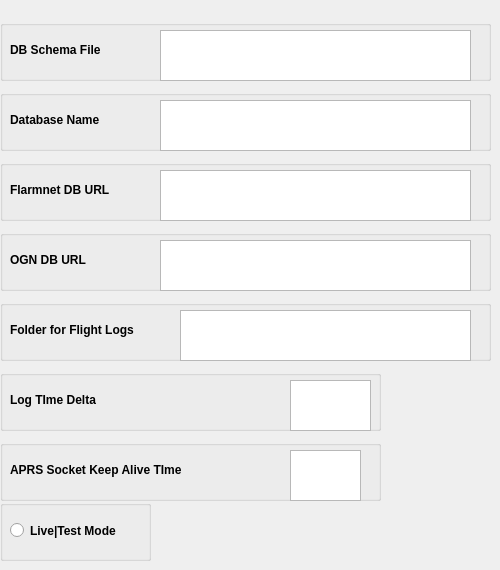
    <widget class="QWidget" name="Advanced">
     <attribute name="title">
      <string>Advanced</string>
     </attribute>
     <widget class="QGroupBox" name="DBSchemaBox">
      <property name="geometry">
       <rect>
        <x>0</x>
        <y>20</y>
        <width>491</width>
        <height>61</height>
       </rect>
      </property>
      <property name="toolTip">
       <string>&lt;html&gt;&lt;head/&gt;&lt;body&gt;&lt;p&gt;File holding SQlite3 schema&lt;/p&gt;&lt;/body&gt;&lt;/html&gt;</string>
      </property>
      <property name="title">
       <string/>
      </property>
      <widget class="QLabel" name="DBSchemaLabel">
       <property name="geometry">
        <rect>
         <x>10</x>
         <y>20</y>
         <width>151</width>
         <height>20</height>
        </rect>
       </property>
       <property name="font">
        <font>
         <pointsize>9</pointsize>
         <weight>75</weight>
         <bold>true</bold>
        </font>
       </property>
       <property name="toolTip">
        <string>&lt;html&gt;&lt;head/&gt;&lt;body&gt;&lt;p&gt;&lt;br/&gt;&lt;/p&gt;&lt;/body&gt;&lt;/html&gt;</string>
       </property>
       <property name="text">
        <string>DB Schema File</string>
       </property>
      </widget>
      <widget class="QTextEdit" name="DBSchemaFile">
       <property name="geometry">
        <rect>
         <x>160</x>
         <y>10</y>
         <width>311</width>
         <height>51</height>
        </rect>
       </property>
      </widget>
     </widget>
     <widget class="QGroupBox" name="APRSKeepAliveBox">
      <property name="geometry">
       <rect>
        <x>0</x>
        <y>440</y>
        <width>381</width>
        <height>61</height>
       </rect>
      </property>
      <property name="toolTip">
       <string>&lt;html&gt;&lt;head/&gt;&lt;body&gt;&lt;p&gt;Format is: time in seconds&lt;/p&gt;&lt;/body&gt;&lt;/html&gt;</string>
      </property>
      <property name="title">
       <string/>
      </property>
      <widget class="QLabel" name="APRSKeepAliveLabel">
       <property name="geometry">
        <rect>
         <x>10</x>
         <y>20</y>
         <width>231</width>
         <height>20</height>
        </rect>
       </property>
       <property name="font">
        <font>
         <pointsize>9</pointsize>
         <weight>75</weight>
         <bold>true</bold>
        </font>
       </property>
       <property name="toolTip">
        <string>&lt;html&gt;&lt;head/&gt;&lt;body&gt;&lt;p&gt;&lt;span style=&quot; font-weight:400;&quot;&gt;File holding SQlite3 schema&lt;/span&gt;&lt;/p&gt;&lt;/body&gt;&lt;/html&gt;</string>
       </property>
       <property name="text">
        <string>APRS Socket Keep Alive TIme</string>
       </property>
      </widget>
      <widget class="QTextEdit" name="APRSKeepAliveTIme">
       <property name="geometry">
        <rect>
         <x>290</x>
         <y>10</y>
         <width>71</width>
         <height>51</height>
        </rect>
       </property>
      </widget>
     </widget>
     <widget class="QGroupBox" name="DBNameBox">
      <property name="geometry">
       <rect>
        <x>0</x>
        <y>90</y>
        <width>491</width>
        <height>61</height>
       </rect>
      </property>
      <property name="toolTip">
       <string>&lt;html&gt;&lt;head/&gt;&lt;body&gt;&lt;p&gt;Name to be used for Flogger SQLite3 database&lt;/p&gt;&lt;/body&gt;&lt;/html&gt;</string>
      </property>
      <property name="title">
       <string/>
      </property>
      <widget class="QLabel" name="DBNameLabel">
       <property name="geometry">
        <rect>
         <x>10</x>
         <y>20</y>
         <width>151</width>
         <height>20</height>
        </rect>
       </property>
       <property name="font">
        <font>
         <pointsize>9</pointsize>
         <weight>75</weight>
         <bold>true</bold>
        </font>
       </property>
       <property name="toolTip">
        <string>&lt;html&gt;&lt;head/&gt;&lt;body&gt;&lt;p&gt;&lt;br/&gt;&lt;/p&gt;&lt;/body&gt;&lt;/html&gt;</string>
       </property>
       <property name="text">
        <string>Database Name</string>
       </property>
      </widget>
      <widget class="QTextEdit" name="DBName">
       <property name="geometry">
        <rect>
         <x>160</x>
         <y>10</y>
         <width>311</width>
         <height>51</height>
        </rect>
       </property>
      </widget>
     </widget>
     <widget class="QGroupBox" name="FlarmnetURLBox">
      <property name="geometry">
       <rect>
        <x>0</x>
        <y>160</y>
        <width>491</width>
        <height>61</height>
       </rect>
      </property>
      <property name="toolTip">
       <string>&lt;html&gt;&lt;head/&gt;&lt;body&gt;&lt;p&gt;URL of Flarmnet Database&lt;/p&gt;&lt;/body&gt;&lt;/html&gt;</string>
      </property>
      <property name="title">
       <string/>
      </property>
      <widget class="QLabel" name="FlarmnetURLLabel">
       <property name="geometry">
        <rect>
         <x>10</x>
         <y>20</y>
         <width>151</width>
         <height>20</height>
        </rect>
       </property>
       <property name="font">
        <font>
         <pointsize>9</pointsize>
         <weight>75</weight>
         <bold>true</bold>
        </font>
       </property>
       <property name="toolTip">
        <string>&lt;html&gt;&lt;head/&gt;&lt;body&gt;&lt;p&gt;&lt;br/&gt;&lt;/p&gt;&lt;/body&gt;&lt;/html&gt;</string>
       </property>
       <property name="text">
        <string>Flarmnet DB URL</string>
       </property>
      </widget>
      <widget class="QTextEdit" name="FlarmnetURL">
       <property name="geometry">
        <rect>
         <x>160</x>
         <y>10</y>
         <width>311</width>
         <height>51</height>
        </rect>
       </property>
      </widget>
     </widget>
     <widget class="QGroupBox" name="OGNURLBox">
      <property name="geometry">
       <rect>
        <x>0</x>
        <y>230</y>
        <width>491</width>
        <height>61</height>
       </rect>
      </property>
      <property name="toolTip">
       <string>&lt;html&gt;&lt;head/&gt;&lt;body&gt;&lt;p&gt;URL of OGN Database&lt;/p&gt;&lt;/body&gt;&lt;/html&gt;</string>
      </property>
      <property name="title">
       <string/>
      </property>
      <widget class="QLabel" name="OGNURLLabel">
       <property name="geometry">
        <rect>
         <x>10</x>
         <y>20</y>
         <width>151</width>
         <height>20</height>
        </rect>
       </property>
       <property name="font">
        <font>
         <pointsize>9</pointsize>
         <weight>75</weight>
         <bold>true</bold>
        </font>
       </property>
       <property name="toolTip">
        <string>&lt;html&gt;&lt;head/&gt;&lt;body&gt;&lt;p&gt;&lt;br/&gt;&lt;/p&gt;&lt;/body&gt;&lt;/html&gt;</string>
       </property>
       <property name="text">
        <string>OGN DB URL</string>
       </property>
      </widget>
      <widget class="QTextEdit" name="OGNURL">
       <property name="geometry">
        <rect>
         <x>160</x>
         <y>10</y>
         <width>311</width>
         <height>51</height>
        </rect>
       </property>
      </widget>
     </widget>
     <widget class="QGroupBox" name="LogTimeDeltaBox">
      <property name="geometry">
       <rect>
        <x>0</x>
        <y>370</y>
        <width>381</width>
        <height>61</height>
       </rect>
      </property>
      <property name="toolTip">
       <string>&lt;html&gt;&lt;head/&gt;&lt;body&gt;&lt;p&gt;Time in hours before sunset to start processing flight data. Negative values mean before sunset.&lt;/p&gt;&lt;/body&gt;&lt;/html&gt;</string>
      </property>
      <property name="title">
       <string/>
      </property>
      <widget class="QLabel" name="LogTimeDeltaLabel">
       <property name="geometry">
        <rect>
         <x>10</x>
         <y>20</y>
         <width>151</width>
         <height>20</height>
        </rect>
       </property>
       <property name="font">
        <font>
         <pointsize>9</pointsize>
         <weight>75</weight>
         <bold>true</bold>
        </font>
       </property>
       <property name="toolTip">
        <string>&lt;html&gt;&lt;head/&gt;&lt;body&gt;&lt;p&gt;&lt;br/&gt;&lt;/p&gt;&lt;/body&gt;&lt;/html&gt;</string>
       </property>
       <property name="text">
        <string>Log TIme Delta</string>
       </property>
      </widget>
      <widget class="QTextEdit" name="LogTimeDelta">
       <property name="geometry">
        <rect>
         <x>290</x>
         <y>10</y>
         <width>81</width>
         <height>51</height>
        </rect>
       </property>
      </widget>
     </widget>
     <widget class="QGroupBox" name="FlightLogBox">
      <property name="geometry">
       <rect>
        <x>0</x>
        <y>300</y>
        <width>491</width>
        <height>61</height>
       </rect>
      </property>
      <property name="toolTip">
       <string>&lt;html&gt;&lt;head/&gt;&lt;body&gt;&lt;p&gt;Name of folder for holding flight log files&lt;/p&gt;&lt;/body&gt;&lt;/html&gt;</string>
      </property>
      <property name="title">
       <string/>
      </property>
      <widget class="QLabel" name="FlightLogFolderLabel">
       <property name="geometry">
        <rect>
         <x>10</x>
         <y>20</y>
         <width>161</width>
         <height>20</height>
        </rect>
       </property>
       <property name="font">
        <font>
         <pointsize>9</pointsize>
         <weight>75</weight>
         <bold>true</bold>
        </font>
       </property>
       <property name="toolTip">
        <string>&lt;html&gt;&lt;head/&gt;&lt;body&gt;&lt;p&gt;&lt;br/&gt;&lt;/p&gt;&lt;/body&gt;&lt;/html&gt;</string>
       </property>
       <property name="text">
        <string>Folder for Flight Logs</string>
       </property>
      </widget>
      <widget class="QTextEdit" name="FlightLogFolder">
       <property name="geometry">
        <rect>
         <x>180</x>
         <y>10</y>
         <width>291</width>
         <height>51</height>
        </rect>
       </property>
      </widget>
     </widget>
     <widget class="QGroupBox" name="LiveTestBox">
      <property name="geometry">
       <rect>
        <x>0</x>
        <y>500</y>
        <width>151</width>
        <height>61</height>
       </rect>
      </property>
      <property name="toolTip">
       <string>&lt;html&gt;&lt;head/&gt;&lt;body&gt;&lt;p&gt;Live mode Off. Test Mode On&lt;/p&gt;&lt;/body&gt;&lt;/html&gt;</string>
      </property>
      <property name="title">
       <string/>
      </property>
      <widget class="QRadioButton" name="LiveTestButton">
       <property name="geometry">
        <rect>
         <x>10</x>
         <y>20</y>
         <width>141</width>
         <height>21</height>
        </rect>
       </property>
       <property name="font">
        <font>
         <weight>75</weight>
         <bold>true</bold>
        </font>
       </property>
       <property name="toolTip">
        <string>&lt;html&gt;&lt;head/&gt;&lt;body&gt;&lt;p&gt;Record flight tracks Y|N&lt;/p&gt;&lt;/body&gt;&lt;/html&gt;</string>
       </property>
       <property name="text">
        <string>Live|Test Mode</string>
       </property>
      </widget>
     </widget>
    </widget>
